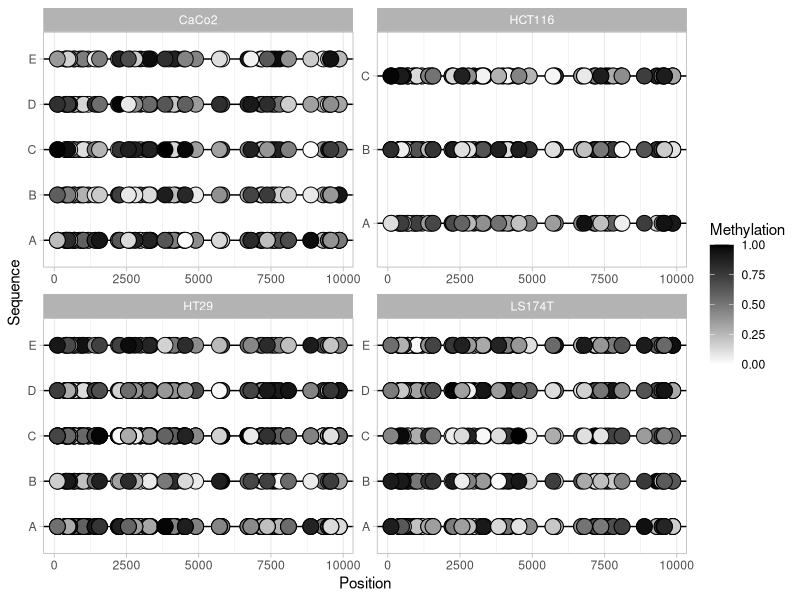
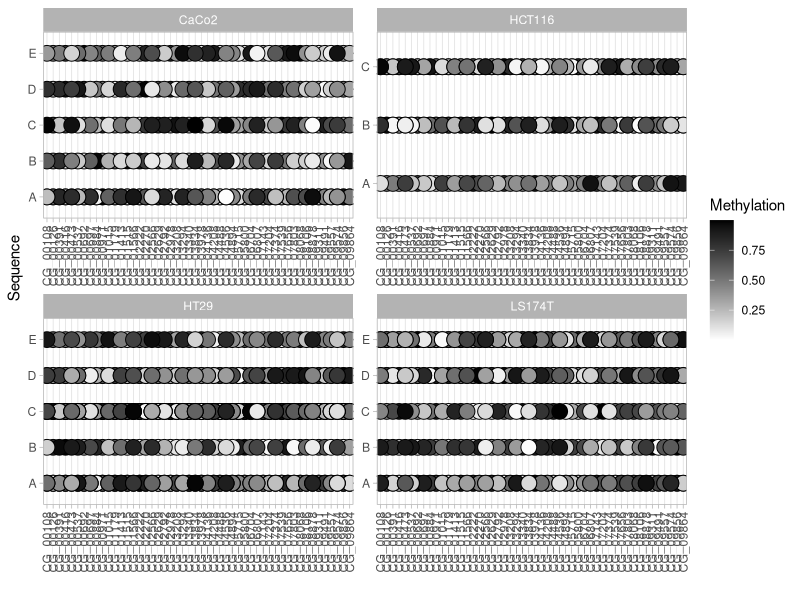

R code for these plots, in order:

library(ggplot2)
library(data.table)
library(tidyr)

# Create a fake data.table for testing

foo <- data.table(Cell_Line=sample(c("LS174T","CaCo2","HCT116","HT29"),30,replace=T),Sequence=sample(LETTERS[1:5],30,replace=T))

for(i in 1:50) {
  foo[,(paste0("CG_",sample(1:10000,1))) := runif(30,0,1)]
}




foo <- melt(foo,variable.name = "CG")

foo[,Position := gsub("CG_","",CG) %>% as.numeric()]
foo[,CG:=sprintf("CG_%05i",Position)]

ggplot(foo) + aes(Position,Sequence) + 
  geom_hline(aes(yintercept = Sequence)) +
  geom_point(aes(fill=value),pch=21,size=5) +
  scale_fill_gradient("Methylation",low = "white", high="black",limits=c(0,1)) +
  theme_light() +
  facet_wrap(~ Cell_Line,scales = "free")


ggplot(foo) + aes(CG,Sequence) + 
  geom_hline(aes(yintercept = Sequence)) +
  geom_point(aes(fill=value),pch=21,size=5) +
  scale_fill_gradient("Methylation",low = "white", high="black") +
  theme_light() +
  theme(axis.text.x = element_text(angle=90,hjust=1,vjust=0.5)) +
  facet_wrap(~ Cell_Line,scales = "free") + 
  xlab("")


